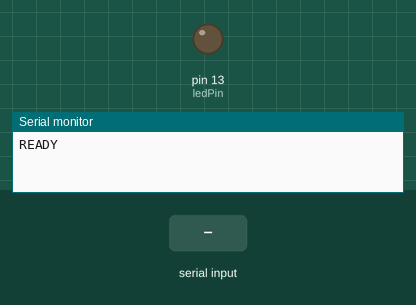
This sketch was run on a simulated Arduino Uno, built with avr-gcc and run on an emulated ATmega328P. Shown: output pins drawn as LEDs (lit = HIGH), the last lines printed to the serial monitor. The inputs (shaded band) are chosen by the test bench.

Above: at 1.2 s.
1.3 s: "SHINE\n" received over Serial
At 4.1 s:
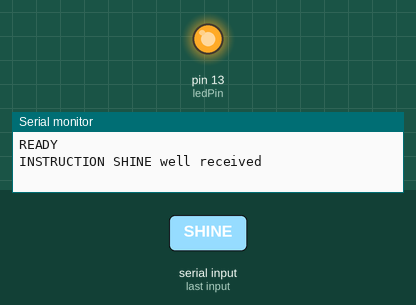
4.3 s: "ON\n" received over Serial
At 5.3 s:
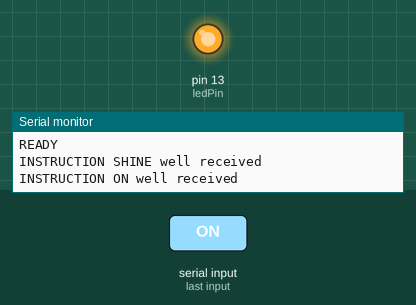
5.8 s: "OFF\n" received over Serial
At 6.5 s:
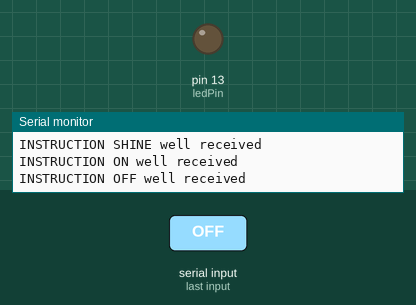
Timing chart, 0 to 8.8 s (numbered marks = the images above; inputs shaded):
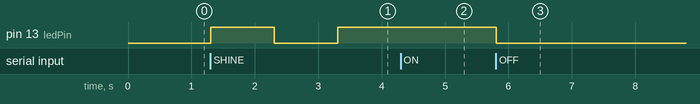

The sketch:

sketch_react_uart.ino
```cpp
// Définir le pin de la LED intégrée (généralement pin 13)
const int ledPin = LED_BUILTIN;

// Variables pour suivre l'état de la LED
enum LedState { OFF, BLINK, ON };
LedState currentState = OFF;

// Variables de gestion du clignotement
unsigned long previousMillis = 0;
const long blinkInterval = 1000; // Intervalle de 1 seconde pour le clignotement

void setup() {
  // Initialiser la communication série
  Serial.begin(9600);

  // Configurer le pin de la LED comme une sortie
  pinMode(ledPin, OUTPUT);

  // Indicates readiness
  Serial.println("READY");
  Serial.flush();
}

void loop() {
  // Vérifier si des données sont disponibles sur le port série
  if (Serial.available() > 0) {
    String message = Serial.readStringUntil('\n'); // Lire le message jusqu'à un saut de ligne

    // Supprimer les espaces ou retours à la ligne en trop
    message.trim();

    // Réagir aux commandes reçues
    if (message == "SHINE") {
      currentState = BLINK;
      Serial.println("INSTRUCTION SHINE well received");
    } else if (message == "ON") {
      currentState = ON;
      Serial.println("INSTRUCTION ON well received");
    } else if (message == "OFF") {
      currentState = OFF;
      Serial.println("INSTRUCTION OFF well received");
    } else {
    Serial.println("Invalid command received");
    }
  }

  // Agir en fonction de l'état actuel de la LED
  switch (currentState) {
    case BLINK: {
      unsigned long currentMillis = millis();
      if (currentMillis - previousMillis >= blinkInterval) {
        previousMillis = currentMillis;
        digitalWrite(ledPin, !digitalRead(ledPin)); // Basculer l'état de la LED
      }
      break;
    }

    case ON: {
      digitalWrite(ledPin, HIGH);
      break;
    }

    case OFF: {
      digitalWrite(ledPin, LOW);
      break;
    }
  }
}
```

Measured:
- after the input at 1.3 s, pin 13 (ledPin): LOW → HIGH at once, → LOW 1.0 s later, → HIGH 1.0 s later
- after the input at 4.3 s, pin 13 (ledPin): stays HIGH (without the input it goes to LOW after 0.01 s)
- after the input at 5.8 s, pin 13 (ledPin): HIGH → LOW at once
